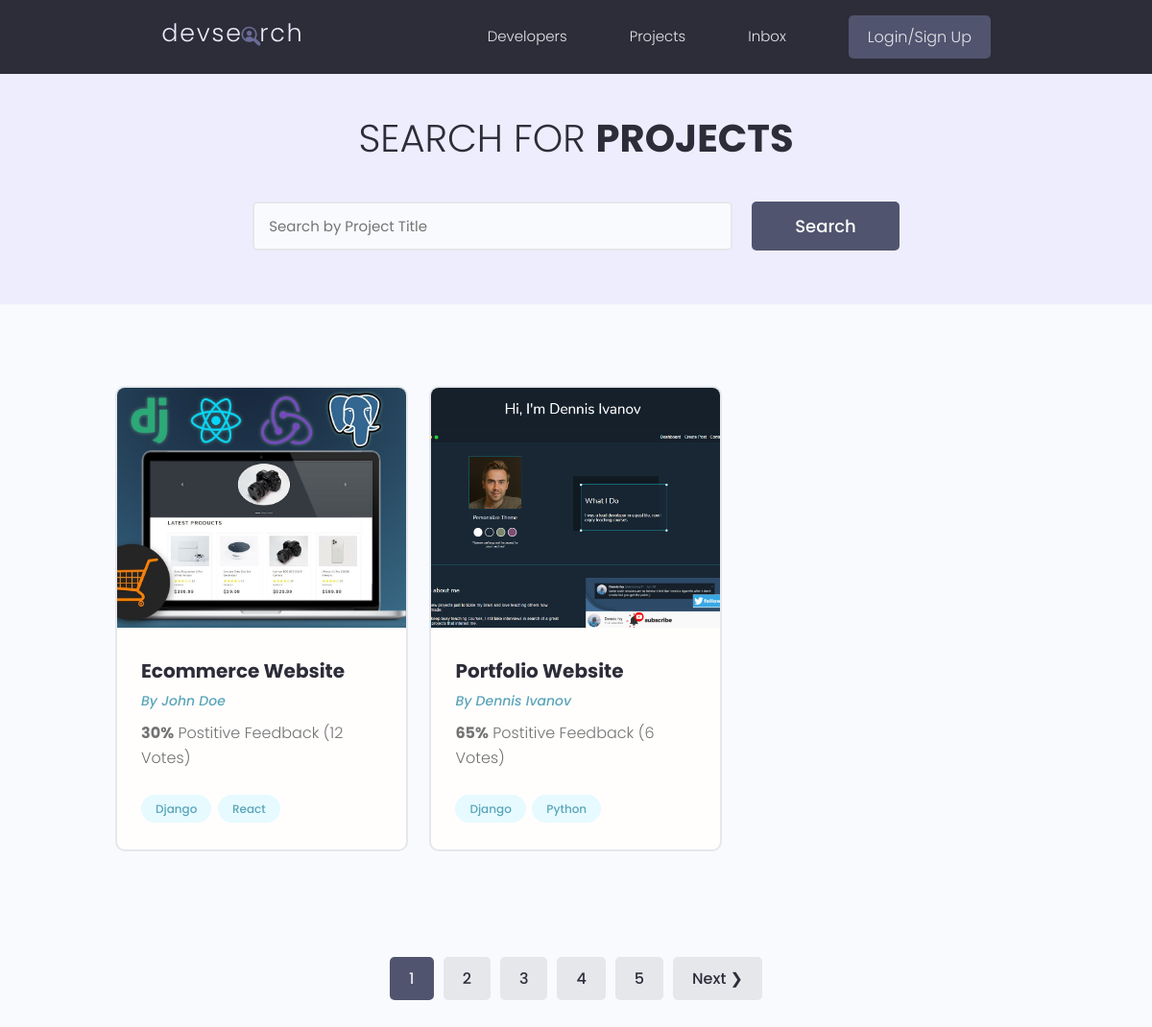
/projects/, run on the app's committed database.
### projects/models.py (models this page shows, shortened)
class Project(models.Model):
    owner = models.ForeignKey(
        Profile, null=True, blank=True, on_delete=models.CASCADE)
    title = models.CharField(max_length=200)
    description = models.TextField(null=True, blank=True)
    featured_image = models.ImageField(
        null=True, blank=True, default="default.jpg")
    demo_link = models.CharField(max_length=2000, null=True, blank=True)
    source_link = models.CharField(max_length=2000, null = True, blank=True)
    tags = models.ManyToManyField('Tag', blank=True)
    vote_total = models.IntegerField(default=0, null = True, blank=True)
    vote_ratio = models.IntegerField(default=0, null = True, blank=True)
    created = models.DateTimeField(auto_now_add=True)
    id = models.UUIDField(default=uuid.uuid4, unique=True,
                          primary_key=True, editable=False)
    class Meta:
        ordering = ['created']

class Tag(models.Model):
    name = models.CharField(max_length=200)
    created = models.DateTimeField(auto_now_add=True)
    id = models.UUIDField(default=uuid.uuid4, unique=True,
                          primary_key=True, editable=False)
    def __str__(self):
        return self.name

### users/models.py (models this page shows, shortened)
class Profile(models.Model):
    user = models.OneToOneField(
        User, on_delete=models.CASCADE, null=True, blank=True)
    name = models.CharField(max_length=200, blank=True, null=True)
    email = models.EmailField(max_length=500, blank=True, null = True)
    username = models.CharField(max_length=200, blank=True, null=True)
    location = models.CharField(max_length=200, blank=True, null=True)
    short_intro = models.CharField(max_length=200, blank=True, null=True)
    bio = models.TextField(blank=True, null = True)
    profile_image = models.ImageField(
        null=True, blank=True, upload_to='profiles/', default="profiles/user-default.png")
    social_github = models.CharField(max_length=200, blank=True, null=True)
    social_twitter = models.CharField(max_length=200, blank=True, null=True)
    social_linkedin = models.CharField(max_length=200, blank=True, null=True)
    social_youtube = models.CharField(max_length=200, blank=True, null=True)
    social_website = models.CharField(max_length=200, blank=True, null=True)
    created = models.DateTimeField(auto_now_add=True)
    id = models.UUIDField(default=uuid.uuid4, unique=True,
                          primary_key=True, editable=False)

### projects/views.py (the view)
# urls.py: path('projects/', include('projects.urls')),
def projects(request):
    projects, search_query = searchProjects(request)
    custom_range, projects = paginateProjects(request, projects, 2)
    context = {'projects': projects,
             'search_query': search_query, 'custom_range': custom_range}
    return render(request, 'projects/projects.html', context)

### projects/utils.py (called while the page is built)
def paginateProjects(request, projects, results):
    page = request.GET.get('page')
    paginator = Paginator(projects, results)
    try:
        projects = paginator.page(page)
    except PageNotAnInteger:
        page = 1
        projects = paginator.page(page)
    except EmptyPage:
        page = paginator.num_pages
        projects = paginator.page(page)
    leftIndex = (int(page) -4)
    if leftIndex < 1:
        leftIndex = 1
    rightIndex = (int(page) + 5)
    if rightIndex > paginator.num_pages:
        rightIndex = paginator.num_pages +1
    custom_range = range(leftIndex, rightIndex)
    return custom_range, projects

def searchProjects(request):
    search_query = ''
    if request.GET.get('search_query'):
        search_query = request.GET.get('search_query')
    tags = Tag.objects.filter(name__icontains=search_query)
    projects =  Project.objects.distinct().filter(
        Q(title__icontains=search_query) |
        Q(description__icontains=search_query) |
        Q(owner__name__icontains=search_query) |
        Q(tags__in=tags)
    )
    return projects, search_query

### projects/templates/projects/projects.html (shortened to what this page needs)
{% extends 'main.html' %}
{% block content %}
 <main class="projects">
    <section class="hero-section text-center">
      <div class="container container--narrow">
        <div class="hero-section__box">
          <h2>Search for <span>Projects</span></h2>
        </div>
        <div class="hero-section__search">
          <form class="form" action="{% url 'projects' %}" method="get">
            <div class="form__field">
              <input class="input input--text" id="formInput#search" type="text" name="search_query"
                placeholder="Search by Project Title" value="{{search_query}}" />
            </div>
            <input class="btn btn--sub btn--lg" type="submit" value="Search" />
          </form>
        </div>
      </div>
    </section>
    <section class="projectsList">
      <div class="container">
        <div class="grid grid--three">
         {% for project in projects %}
          <div class="column">
            <div class="card project">
              <a href="{% url 'project' project.id %}" class="project">
                <img class="project__thumbnail" src="{{project.featured_image.url}}" alt="project thumbnail" />
                <div class="card__body">
                  <h3 class="project__title">{{project.title}}</h3>
                  <p><a class="project__author" href="{% url 'project' project.id %}">By {{project.owner.name}}</a></p>
                  <p class="project--rating">
                    <span style="font-weight: bold;">{{project.vote_ratio}}%</span> Postitive
                    Feedback ({{project.vote_total}} Vote{{project.vote_total|pluralize:"s"}})
                  </p>
                  <div class="project__tags">
                    {% for tag in project.tags.all %}
                    <span class="tag tag--pill tag--main">
                      <small>{{tag}}</small>
                    </span>
                    {% endfor %}
                  </div>
                </div>
              </a>
            </div>
          </div>
          {% endfor %}
        </div>
      </div>
    </section>
    {% include 'pagination.html' with queryset=projects custom_range=custom_range %}
  </main>
{% endblock content %}

### static/styles/app.css (style rules this page uses)
:root { --color-sub: #2d2d39; }
.btn--sub { background-color: var(--color-sub-light); }
.card { border: 2px solid var(--color-light); }
img { width: 100%; }
.hero-section { height: 40vh; display: flex; align-items: center; background-color: var(--color-sub); }
.hero-section__box { margin-bottom: 4rem; }
.hero-section__box > h2, .hero-section__box > h2 > span { font-size: 4rem; color: var(--color-light); line-height: 1.3; text-transform: uppercase; }
.hero-section__box > h2 { font-weight: 300; }
.hero-section__box > h2 > span { font-weight: 700; }
.hero-section__search > .form { display: flex; align-items: center; justify-content: center; gap: 2rem; }
.hero-section__search > .form input.input--text { width: 50rem; }
.project__author { font-size: 1.4rem; font-style: italic; }
.project--rating { margin-bottom: 1.6em; margin-top: .5em; }
.projects > .hero-section { background: var(--color-sub-lighter); height: 30vh; }
.projects .hero-section__box { margin-bottom: 2.5rem; }
.projects .hero-section__box > h2 { color: var(--color-sub); }
.projects .hero-section__box > h2 > span { font-weight: 700; color: var(--color-sub); }
.projectsList { margin-top: 8rem; }
.project__thumbnail { height: 25rem; object-fit: cover; object-position: top center; }
.project__title { font-size: 2rem; font-weight: 700; color: var(--color-sub); }

### static/uikit/styles/modules/_variables.css (style rules this page uses)
:root { --color-main: #5aa5b9; --color-main-light: #e6faff; --color-sub: #3f4156; --color-sub-light: #51546e; --color-sub-lighter: #ededfd; --color-text: #737373; --color-gray: #8b8b8b; --color-light: #e5e7eb; --color-light-gray: #767676; --color-bg: #f8fafd; --color-white: #fffefd; --color-white-light: #f3f3f3; --color-success: #359e64; --color-success-bg: #def8e8; --color-error: #fc4b0b; --color-error-bg: #fff2ee; --font-base: 'Poppins', arial, helvetica, 'Segoe UI', roboto, ubuntu, sans-serif; --font-monospace: 'Fira Code', 'Courier New', courier, monospace; --font-regular: 300; --font-medium: 500; --font-bold: 700; --generic-shadow: 1px 1px 5px #00000010; --generic-transition: all 0.3s ease-in-out; }

### static/uikit/styles/modules/_base.css (style rules this page uses)
* { margin: 0; padding: 0; box-sizing: border-box; text-rendering: optimizeLegibility; color: inherit; font-size: inherit; }
html { font-size: 50%; }
@media only screen and (min-width: 480px) { html { font-size: 56.25%; } }
@media only screen and (min-width: 1200px) { html { font-size: 62.5%; } }
body { line-height: 1.6; font-weight: 400; font-size: 1.5rem; color: var(--color-text); background-color: var(--color-bg); min-height: 100vh; }

### static/uikit/styles/modules/_typography.css (style rules this page uses)
* { font-family: var(--font-base); }
h2 { font-size: 3.6rem; font-weight: var(--font-bold); }
h3 { font-size: 3.2rem; font-weight: var(--font-medium); }
p, span, strong { font-size: 1.6rem; color: var(--color-text); font-weight: var(--font-regular); }
a { padding-bottom: 2px; text-decoration: none; display: inline-block; color: var(--color-main); font-weight: var(--font-medium); }

### static/uikit/styles/modules/_utilities.css (style rules this page uses)
.container { width: 92%; max-width: 165rem; margin: 0 auto; box-sizing: border-box; }
.container--narrow { width: 92%; max-width: 120rem; }
@media screen and (min-width: 1000px) { .container { width: 90%; } }
@media screen and (min-width: 1000px) { .container--narrow { width: 85%; } }
@media screen and (min-width: 1200px) { .container { width: 80%; } }
@media screen and (min-width: 1200px) { .container--narrow { width: 72%; } }
.text-center { text-align: center; }

### static/uikit/styles/modules/_button.css (style rules this page uses)
.btn { display: inline-block; position: relative; cursor: pointer; background-color: var(--color-light); font-weight: var(--font-medium); color: var(--color-sub); text-decoration: none; padding: 1rem 2rem; border-radius: 0.5rem; border: none; width: -webkit-fit-content; width: -moz-fit-content; width: fit-content; height: -webkit-fit-content; height: -moz-fit-content; height: fit-content; font-size: 1.6rem; outline-width: 0; outline-color: transparent; -webkit-backface-visibility: hidden; backface-visibility: hidden; transition: all 0.3s ease-in-out; }
.btn--sub { background-color: var(--color-sub); color: var(--color-white); }
.btn--lg { font-size: 1.8rem; padding: 1.2rem 4.5rem; }

### static/uikit/styles/modules/_card.css (style rules this page uses)
.card { border-radius: 1rem; background-color: var(--color-white); border: 1.5px solid var(--color-light); width: auto; height: auto; margin-top: 0.5rem; margin-bottom: 0.5rem; overflow: hidden; }
.card__body, .card__header { padding: 2rem 2.5rem; }

### data on the page
Project: featured_image (picture), title "Ecommerce Website", owner.name "John Doe", vote_ratio "30", vote_total "12"
Tag: name "Django"
Tag: name "React"
Project: featured_image (picture), title "Portfolio Website", owner.name "Dennis Ivanov", vote_ratio "65", vote_total "6"
Tag: name "Python"

### other printed values
{{ page }} "1"
{{ page }} "2" "3" "4" "5"
